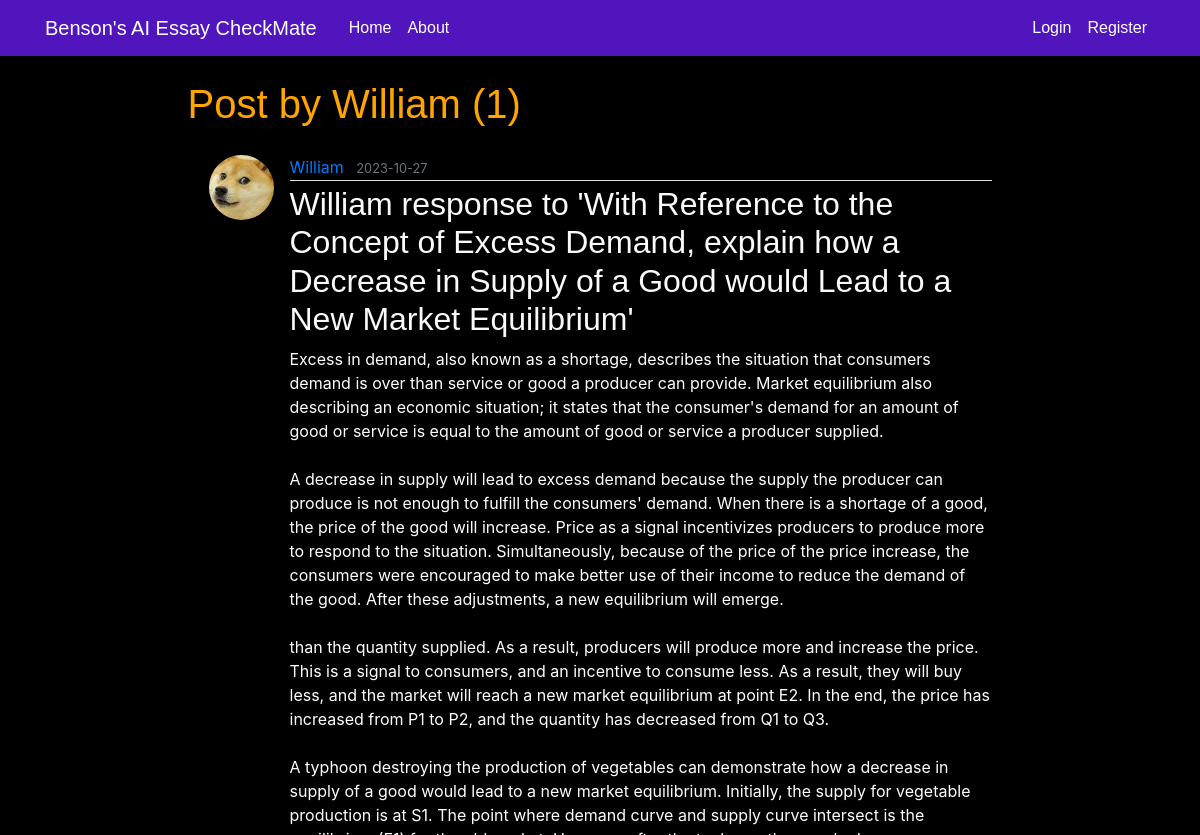
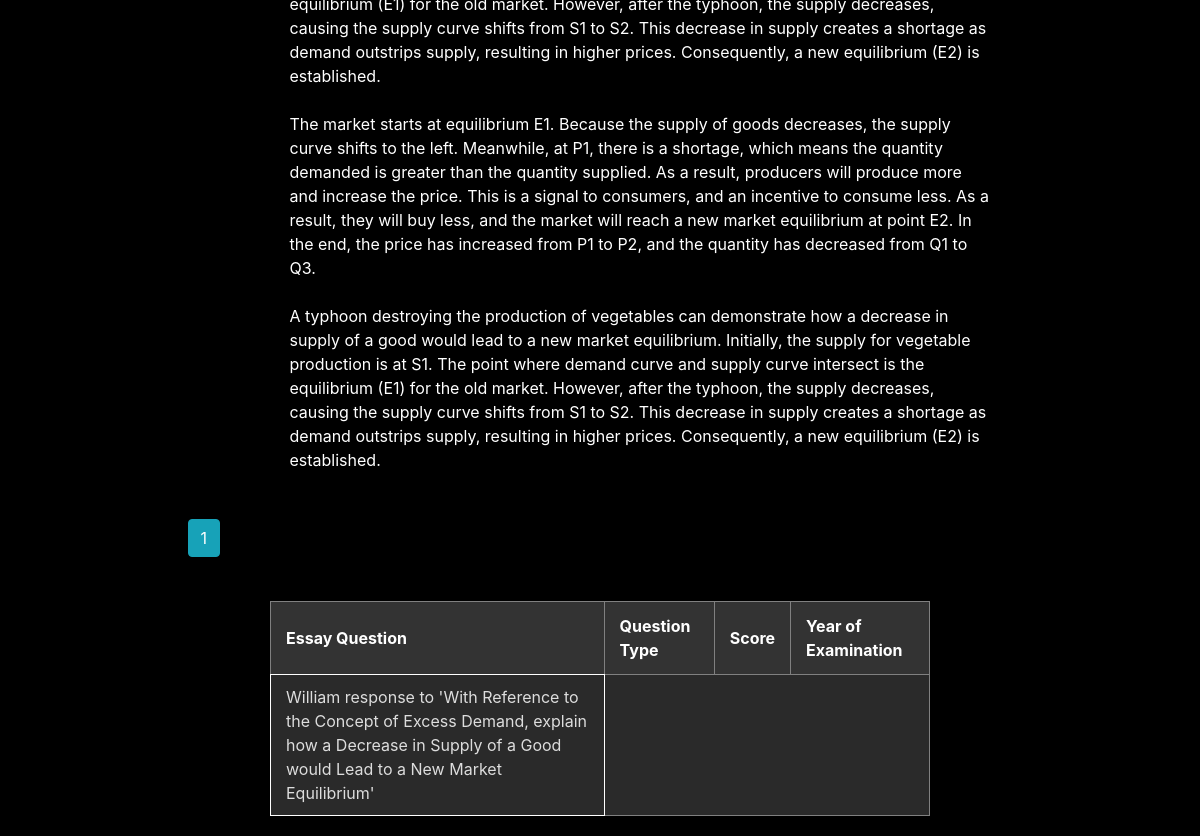
Page /user/William on the earlier database version (2 pictures, top to bottom).
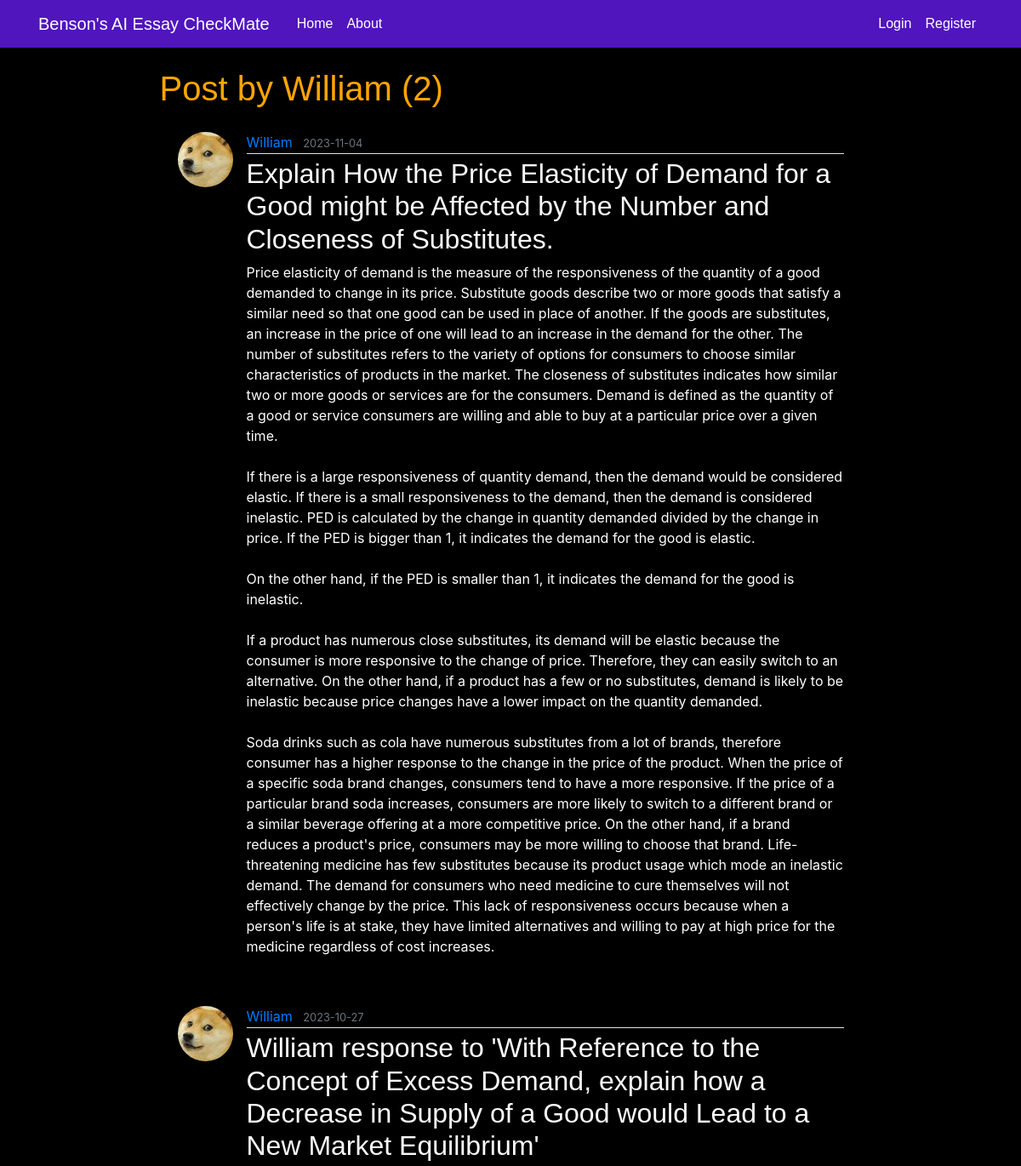
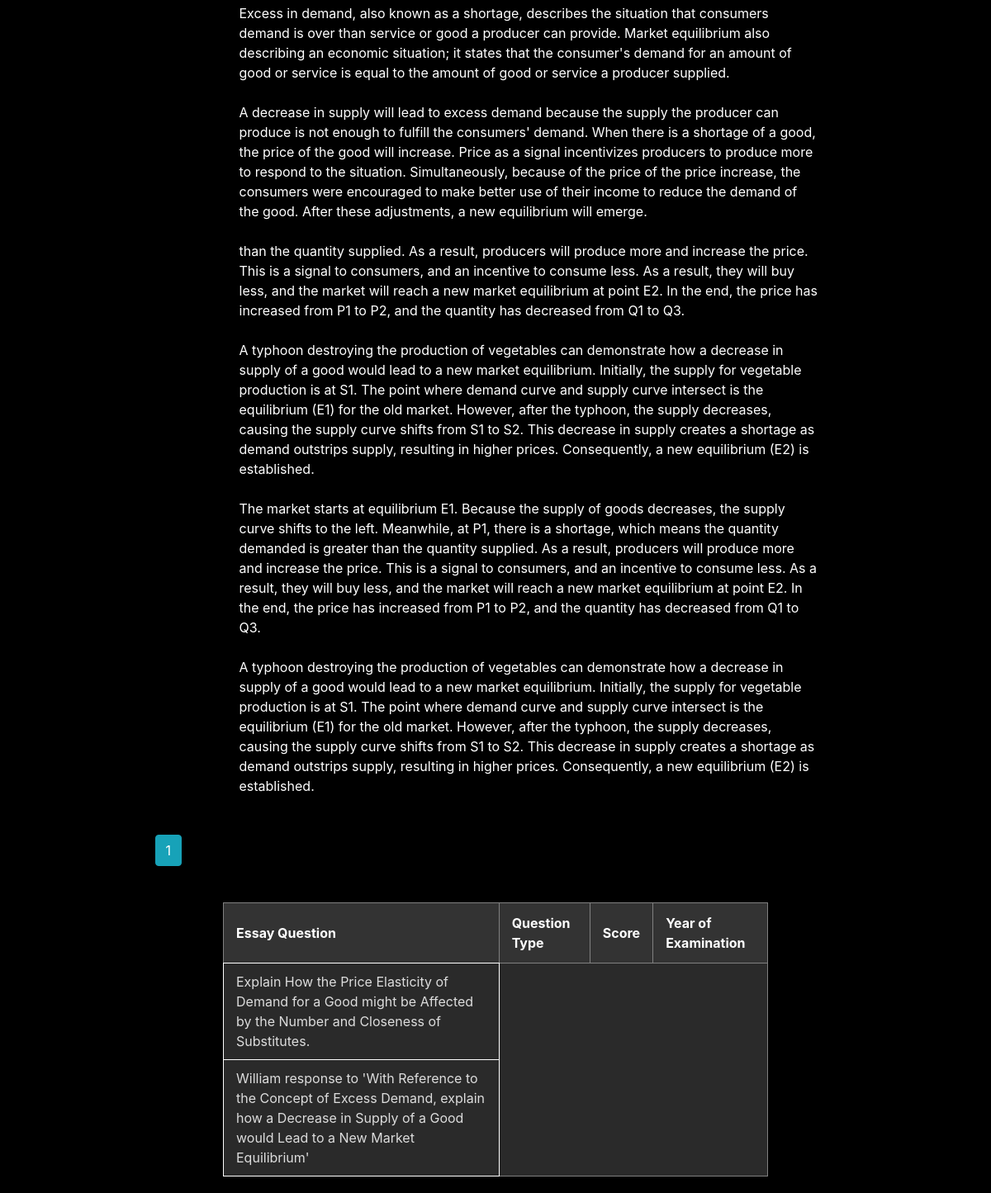
Same page on the later database version (2 pictures, top to bottom).
### main/models.py (models this page shows, shortened)
class User(db.Model, UserMixin):
    id = db.Column(db.Integer, primary_key=True)
    username = db.Column(db.String(20), unique=True, nullable=False)
    email = db.Column(db.String(120), unique=True, nullable=False)
    image_file = db.Column(db.String(20), nullable=False, default='default.jpg')
    password = db.Column(db.String(60), nullable=False)
    posts = db.relationship('Post', backref='author', lazy=True)

class Post(db.Model, UserMixin):
    id = db.Column(db.Integer, primary_key=True)
    title = db.Column(db.String(100), nullable=False)
    date_posted = db.Column(db.DateTime, nullable=False, default=datetime.utcnow)
    content = db.Column(db.Text, nullable=False)
    user_id = db.Column(db.Integer, db.ForeignKey('user.id'), nullable=False)
    grammar_feedback = db.Column(db.Text, nullable=False)
    econ_feedback = db.Column(db.Text, nullable=False)

### main/users/routes.py (the view)
@users.route("/user/<string:username>")
def user_posts(username):
    page = request.args.get('page', 1, type=int)
    user = User.query.filter_by(username=username).first_or_404()
    posts = Post.query.filter_by(author=user).order_by(Post.date_posted.desc()).paginate(page=page, per_page=5)
    return render_template('user_posts.html', posts=posts, user=user)

### main/templates/user_posts.html
{% extends "layout.html" %}
{% block content %}
    <h1 class="mb-3">Post by {{ user.username }} ({{ posts.total }})</h1>
    {% for post in posts.items %}
        <article class="media content-section">
          <img class="rounded-circle article-img" src="{{ url_for('static', filename='profile_pics/' + post.author.image_file) }}">
          <div class="media-body">
            <div class="article-metadata">
              <a class="mr-2" href="{{ url_for('users.user_posts', username=post.author.username) }}">{{ post.author.username }}</a>
              <small class="text-muted">{{ post.date_posted.strftime( '%Y-%m-%d') }}</small>
            </div>
            <h2><a class="article-title" href="{{ url_for('posts.post', post_id=post.id) }}">{{ post.title }}</a></h2>
            <p class="article-content">{{ post.content }}</p>
          </div>
        </article>
    {% endfor %}
    <table border="1">
    <tr>
        <th>Essay Question</th>
        <th>Question Type</th>
        <th>Score</th>
        <th>Year of Examination</th>
    </tr>
    {% for post in posts.items %}
        <tr>
            <td>{{post.title}}</td>
        </tr>
    {% endfor %}
    {% for page_num in posts.iter_pages(left_edge=1, right_edge=1, left_current=1, right_current=2) %}
        {% if page_num %}
            {% if posts.page == page_num %}
                <a class="btn btn-info mb-4" href="{{ url_for('users.user_posts', username=user.username, page=page_num) }}">{{ page_num }}</a>
            {% else %}
                <a class="btn btn-outline-info mb-4" href="{{ url_for('users.user_posts', username = user.username, page=page_num) }}">{{ page_num }}</a>
            {% endif %}
        {% else %}
            ...
        {% endif %}
    {% endfor %}
{% endblock content %}

### main/templates/layout.html (shortened to what this page needs)
<!DOCTYPE html>
<html>
<head>
    <link rel="stylesheet" href="https://maxcdn.bootstrapcdn.com/bootstrap/4.0.0/css/bootstrap.min.css">
    <link rel="stylesheet" type="text/css" href="{{ url_for('static', filename='main.css') }}">
</head>
<body>
    <header class="site-header">
      <nav class="navbar navbar-expand-md navbar-dark bg-steel fixed-top">
        <div class="container">
          <a class="navbar-brand mr-4" href="/" style="font-family: 'Poppins', sans-serif;">Benson's AI Essay CheckMate</a>
          <div class="collapse navbar-collapse" id="navbarToggle">
            <div class="navbar-nav mr-auto">
              <a class="nav-item nav-link" href="{{ url_for('posts.prototype_homepage') }}">Home</a>
              <a class="nav-item nav-link" href="https://benson0605.editorx.io/econplay">About</a>
            </div>
            <div class="navbar-nav">
                {% if current_user.is_authenticated %}
                    <a class="nav-item nav-link" href="{{ url_for('resources.resource_page') }}">Resources</a>
                    <a class="nav-item nav-link" href="{{ url_for('posts.submit_essay') }}">Submit Essay</a>
                    <a class="nav-item nav-link" href="{{ url_for('users.account') }}">Welcome {{ current_user.username }}!</a>
                    <a class="nav-item nav-link" href="{{ url_for('users.logout') }}">Logout</a>
                {% else %}
                    <a class="nav-item nav-link" href="{{ url_for('users.login') }}">Login</a>
                    <a class="nav-item nav-link" href="{{ url_for('users.register') }}">Register</a>
                {% endif %}
            </div>
          </div>
        </div>
      </nav>
    </header>
    <main role="main" class="container">
      <div class="row">
        <div class="col-md-9 mx-auto">
          {% block content %}{% endblock %}
        </div>
      </div>
    </main>
</body>
</html>

### main/static/main.css (style rules this page uses)
:root { --primary-color: #5015BD; --lighter-shade: #7B4AD9; --darker-shade: #340E84; --contrasting-color: #FFA500; --neutral-gray: #888888; }
body { background: #ffffff; color: #fafafa; margin-top: 5rem; }
h1, h2, h3, h4, h5, h6 { color: var(--contrasting-color); font-family: 'Poppins', sans-serif; }
.bg-steel { background-color: #5f788a; }
.site-header .navbar-nav .nav-link { color: #cbd5db; }
.content-section { background: #000000; padding: 10px 20px; border: 1px solid #000000; border-radius: 3px; margin-bottom: 20px; }
.article-title { color: #fafafa; font-family: 'Poppins', sans-serif; }
.article-content { white-space: pre-line; }
.article-img { height: 65px; width: 65px; margin-right: 16px; }
.article-metadata { padding-bottom: 1px; margin-bottom: 4px; border-bottom: 1px solid #e3e3e3 }
table { border-collapse: collapse; width: 80%; margin: 20px auto; background-color: #2a2a2a; }
th { background-color: #333; color: #fff; text-align: left; padding: 12px 15px; }
td { border: 1px solid #fff; padding: 10px 15px; color: #ddd; }

### main/templates/layout.html (style rules this page uses)
body { background-color: #000000; color: #ffffff; }
.navbar-dark .navbar-nav .nav-link { color: #ffffff !important; font-family: 'Poppins', sans-serif; }
.navbar-dark.bg-steel { background-color: #5015BD !important; }

Differences in the rows shown:
added Post: image_file (picture), author.username "William", date_posted "2023-11-04", title "Explain How the Price Elasticity of Demand for a Good might be Affected by the Number and Closeness of Substitutes.", content "Price elasticity of demand is the measure of the responsiveness of the quantity of a good demanded to change in its price. Substitute goods describe two or more goods that satisfy a similar need so that one good can be used in place of another. If the goods are substitutes, an increase in the price of one will lead to an increase in the demand for the other. The number of substitutes refers to the variety of options for consumers to choose similar characteristics of products in the market. The closeness of substitutes indicates how similar two or more goods or services are for the consumers. Demand is defined as the quantity of a good or service consumers are willing and able to buy at a…"
Other differences:
{{ posts.total }}: "1" → "2"
